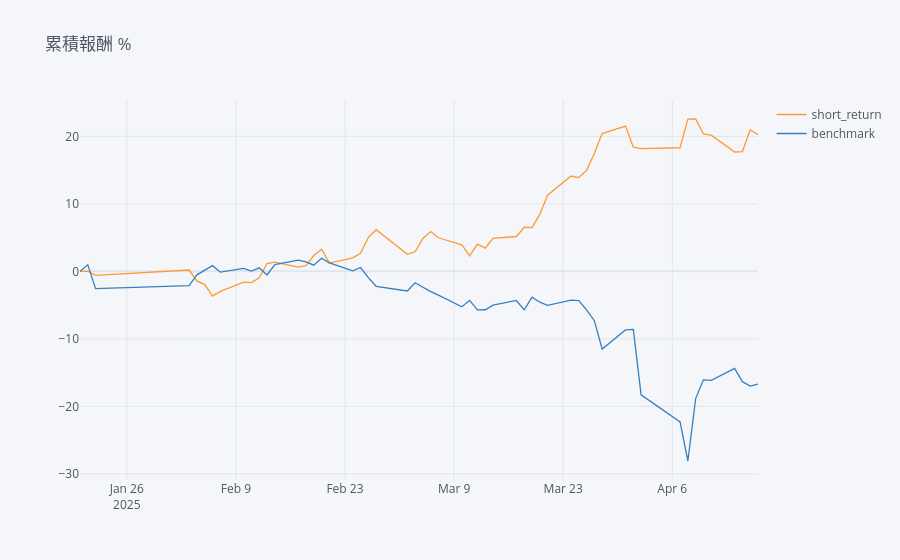

Notebook code for this chart:
### Code cell
bt_ret_last10days = bt_ret.iloc[-55:-1] * 100
bt_ret_last10days.iloc[0] = 0
bt_ret_last10days.cumsum().iplot(title='累積報酬 % ')
